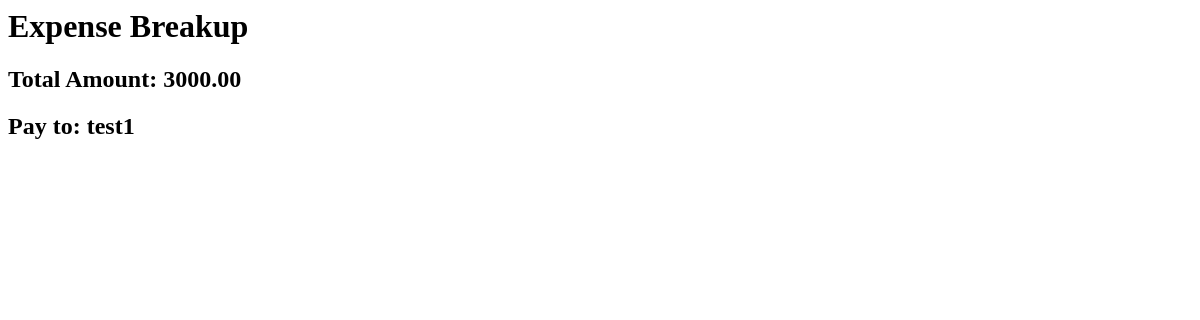
/expenses/view_expense_breakup/6 (signed in), run on an earlier commit of the app's database.
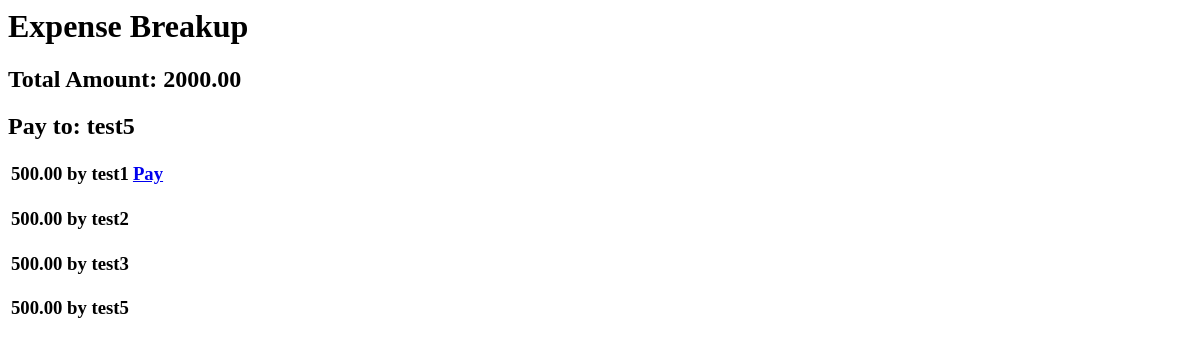
And on a later commit of the database.
### Expenses/models.py (models this page shows)
class Expenses(models.Model):
    amount = models.DecimalField(max_digits=10, decimal_places=2)
    description = models.CharField(max_length=255, null=True, blank=True)
    date = models.DateField(default=datetime.date.today)
    paid_by = models.ForeignKey(User, on_delete=models.CASCADE)
    group = models.ForeignKey(Group, on_delete=models.CASCADE)
    split_method = models.IntegerField(
        choices=[(1,'Split equally'),(2,'percentage'),(3,'Custom'),],
        default=1,
    )

class Split(models.Model):
    payer = models.ForeignKey(User, on_delete=models.CASCADE, null=True, related_name="expenses_payer")
    expense = models.ForeignKey(Expenses, on_delete=models.CASCADE, related_name="expenses_split")
    amount = models.DecimalField(max_digits=10, decimal_places=2)

### Authentications/models.py (models this page shows)
class User(AbstractBaseUser):
    username = models.CharField(max_length=50, blank=True)
    email = models.EmailField(unique=True)
    friends = models.ManyToManyField('self', symmetrical=True, blank=True)
    objects = CustomUserManager()
    USERNAME_FIELD = 'email'

### Expenses/views.py (the view)
# urls.py: path('view_expense_breakup/<int:expense_id>', views.view_expense_breakup, name='view_expense_breakup'),
@login_required
def view_expense_breakup(request, expense_id):
    expense = Expenses.objects.get(id=expense_id)
    splits = Split.objects.filter(expense=expense)
    for split in splits:
        split.amount = abs(split.amount)
    context = {'expense':expense,
               'splits':splits}
    return render(request, 'view_expense_breakup.html', context)

### Expenses/templates/view_expense_breakup.html
<h1>Expense Breakup</h1>
<h2>Total Amount: {{expense.amount}}</h2>
<h2>Pay to: {{expense.paid_by.username}}</h2>
<table>
    {% for split in splits %}
    <tr>
        <td>
            <h3>{{split.amount}} by {{split.payer.username}}</h3>
        </td>
        <td>
            {% if split.payer == request.user and split.payer != expense.paid_by %}
            <h3><a href="{% url 'pay_expense' split_id=split.id %}">Pay</a></h3>
            {% endif %}
        </td>
    </tr>
    {% endfor %}
</table>

What changed in the data, as far as the page shows it:
changed Expenses: amount "3000.00" → "2000.00"; paid_by.username "test1" → "test5"
added Split: amount "500.00", payer.username "test1", shows "Pay"
added Split: amount "500.00", payer.username "test2"
added Split: amount "500.00", payer.username "test3"
added Split: amount "500.00", payer.username "test5"
